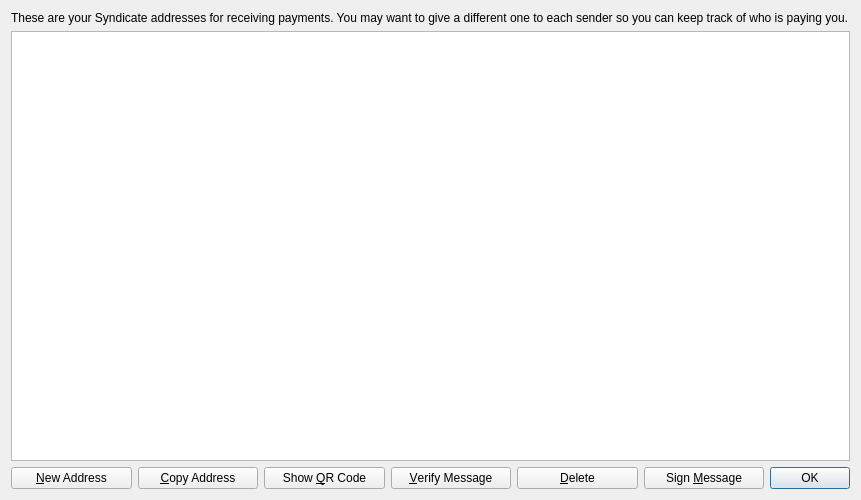
<?xml version="1.0" encoding="UTF-8"?>
<ui version="4.0">
 <class>AddressBookPage</class>
 <widget class="QWidget" name="AddressBookPage">
  <property name="geometry">
   <rect>
    <x>0</x>
    <y>0</y>
    <width>861</width>
    <height>500</height>
   </rect>
  </property>
  <property name="windowTitle">
   <string>Address Book</string>
  </property>
  <layout class="QGridLayout" name="gridLayout">
   <item row="1" column="0" colspan="7">
    <widget class="QTableView" name="tableView">
     <property name="contextMenuPolicy">
      <enum>Qt::CustomContextMenu</enum>
     </property>
     <property name="toolTip">
      <string>Double-click to edit address or label</string>
     </property>
     <property name="tabKeyNavigation">
      <bool>false</bool>
     </property>
     <property name="selectionMode">
      <enum>QAbstractItemView::SingleSelection</enum>
     </property>
     <property name="selectionBehavior">
      <enum>QAbstractItemView::SelectRows</enum>
     </property>
     <property name="sortingEnabled">
      <bool>true</bool>
     </property>
     <attribute name="verticalHeaderVisible">
      <bool>false</bool>
     </attribute>
    </widget>
   </item>
   <item row="2" column="4">
    <widget class="QPushButton" name="deleteButton">
     <property name="toolTip">
      <string>Delete the currently selected address from the list</string>
     </property>
     <property name="text">
      <string>&amp;Delete</string>
     </property>
    </widget>
   </item>
   <item row="2" column="5">
    <widget class="QPushButton" name="signMessage">
     <property name="toolTip">
      <string>Sign a message to prove you own a Syndicate address</string>
     </property>
     <property name="text">
      <string>Sign &amp;Message</string>
     </property>
    </widget>
   </item>
   <item row="2" column="6">
    <widget class="QDialogButtonBox" name="buttonBox">
     <property name="sizePolicy">
      <sizepolicy hsizetype="Maximum" vsizetype="Fixed">
       <horstretch>0</horstretch>
       <verstretch>0</verstretch>
      </sizepolicy>
     </property>
     <property name="standardButtons">
      <set>QDialogButtonBox::Ok</set>
     </property>
    </widget>
   </item>
   <item row="2" column="2">
    <widget class="QPushButton" name="showQRCode">
     <property name="text">
      <string>Show &amp;QR Code</string>
     </property>
    </widget>
   </item>
   <item row="2" column="0">
    <widget class="QPushButton" name="newAddressButton">
     <property name="toolTip">
      <string>Create a new address</string>
     </property>
     <property name="text">
      <string>&amp;New Address</string>
     </property>
    </widget>
   </item>
   <item row="2" column="1">
    <widget class="QPushButton" name="copyToClipboard">
     <property name="toolTip">
      <string>Copy the currently selected address to the system clipboard</string>
     </property>
     <property name="text">
      <string>&amp;Copy Address</string>
     </property>
    </widget>
   </item>
   <item row="2" column="3">
    <widget class="QPushButton" name="verifyMessage">
     <property name="toolTip">
      <string>Verify a message to ensure it was signed with a specified Syndicate address</string>
     </property>
     <property name="text">
      <string>&amp;Verify Message</string>
     </property>
    </widget>
   </item>
   <item row="0" column="0" colspan="7">
    <widget class="QLabel" name="labelExplanation">
     <property name="text">
      <string>These are your Syndicate addresses for receiving payments. You may want to give a different one to each sender so you can keep track of who is paying you.</string>
     </property>
     <property name="textFormat">
      <enum>Qt::PlainText</enum>
     </property>
     <property name="wordWrap">
      <bool>true</bool>
     </property>
    </widget>
   </item>
  </layout>
 </widget>
 <resources/>
 <connections/>
</ui>
